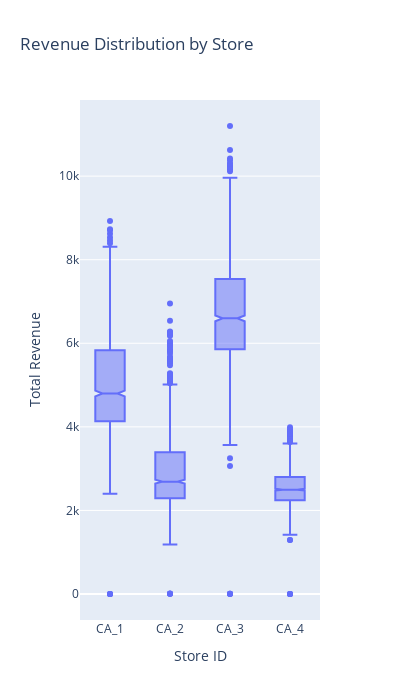

Source (notebook cell):
### Code cell
import plotly.express as px

fig = px.box(
    Foods3_CA_df,
    x="store_id",
    y="revenue",
    title="Revenue Distribution by Store",
    labels={"revenue": "Total Revenue", "store_id": "Store ID"},
    notched=True
)

# Adjust figure size and layout
fig.update_layout(
    width=400,  
    height=700,  
    boxmode='group'  
)

fig.show()

### Figure 1 — Plotly figure (JSON) as saved in the notebook; plotly's stock layout.template omitted (floating-point values rounded to 4 significant figures; data arrays with more than 128 entries replaced by an {"elided": "..."} marker saying what was removed)
{"data": [{"alignmentgroup": "True", "hovertemplate": "Store ID=%{x}<br>Total Revenue=%{y}<extra></extra>", "legendgroup": "", "marker": {"color": "#636efa"}, "name": "", "notched": true, "offsetgroup": "", "orientation": "v", "showlegend": false, "type": "box", "x": {"elided": "5844 str values"}, "x0": " ", "xaxis": "x", "y": {"elided": "5844 float values"}, "y0": " ", "yaxis": "y"}], "layout": {"boxmode": "group", "height": 700, "legend": {"tracegroupgap": 0}, "title": {"text": "Revenue Distribution by Store"}, "width": 400, "xaxis": {"anchor": "y", "autorange": true, "domain": [0, 1], "range": [-0.5, 3.5], "title": {"text": "Store ID"}, "type": "category"}, "yaxis": {"anchor": "x", "autorange": true, "domain": [0, 1], "range": [-622.2, 11820.0], "title": {"text": "Total Revenue"}, "type": "linear"}}}
